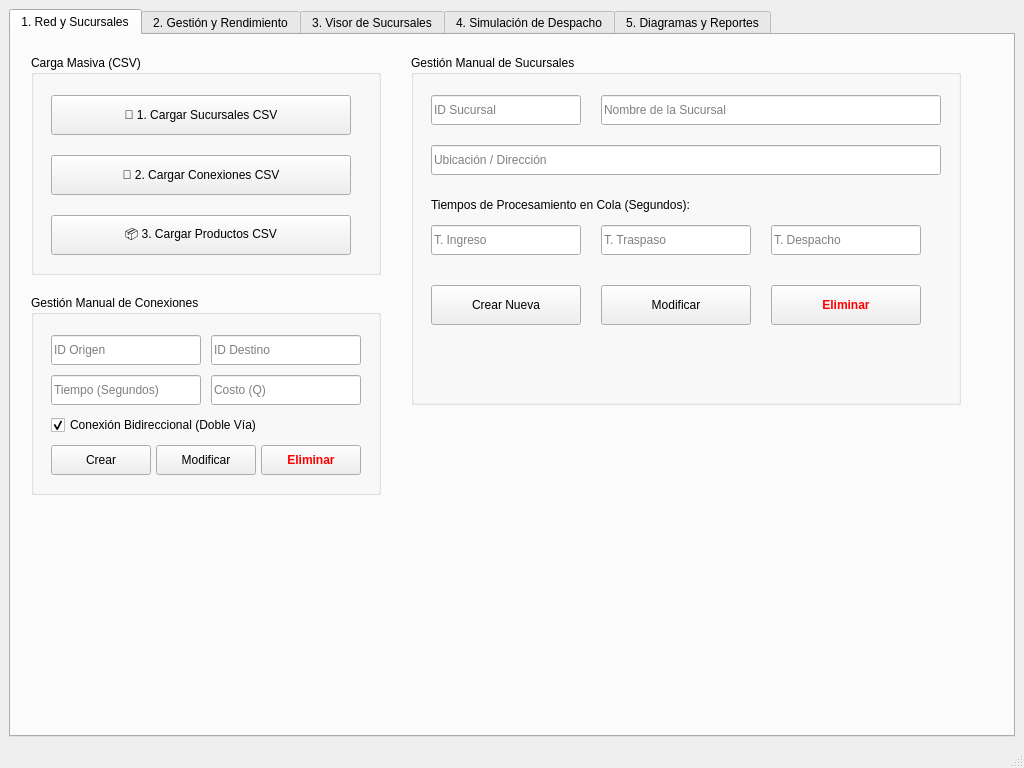
<?xml version="1.0" encoding="UTF-8"?>
<ui version="4.0">
    <class>MainWindow</class>
    <widget class="QMainWindow" name="MainWindow">
        <property name="geometry">
            <rect>
                <x>0</x>
                <y>0</y>
                <width>1024</width>
                <height>768</height>
            </rect>
        </property>
        <property name="windowTitle">
            <string>Sistema de Gestión Logística</string>
        </property>
        <widget class="QWidget" name="centralwidget">
            <layout class="QVBoxLayout" name="verticalLayout">
                <item>
                    <widget class="QTabWidget" name="tabMenu">
                        <property name="currentIndex">
                            <number>0</number>
                        </property>

                        <widget class="QWidget" name="tabCarga">
                            <attribute name="title"><string>1. Red y Sucursales</string></attribute>

                            <widget class="QGroupBox" name="grpMasiva">
                                <property name="geometry"><rect><x>20</x><y>20</y><width>350</width><height>220</height></rect></property>
                                <property name="title"><string>Carga Masiva (CSV)</string></property>
                                <widget class="QPushButton" name="btnCargarSucursales"><property name="geometry"><rect><x>20</x><y>40</y><width>300</width><height>40</height></rect></property><property name="text"><string>📄 1. Cargar Sucursales CSV</string></property></widget>
                                <widget class="QPushButton" name="btnCargarConexiones"><property name="geometry"><rect><x>20</x><y>100</y><width>300</width><height>40</height></rect></property><property name="text"><string>🔗 2. Cargar Conexiones CSV</string></property></widget>
                                <widget class="QPushButton" name="btnCargarProductos"><property name="geometry"><rect><x>20</x><y>160</y><width>300</width><height>40</height></rect></property><property name="text"><string>📦 3. Cargar Productos CSV</string></property></widget>
                            </widget>

                            <widget class="QGroupBox" name="grpConexiones">
                                <property name="geometry"><rect><x>20</x><y>260</y><width>350</width><height>200</height></rect></property>
                                <property name="title"><string>Gestión Manual de Conexiones</string></property>

                                <widget class="QLineEdit" name="txtConnOrigen"><property name="geometry"><rect><x>20</x><y>40</y><width>150</width><height>30</height></rect></property><property name="placeholderText"><string>ID Origen</string></property></widget>
                                <widget class="QLineEdit" name="txtConnDestino"><property name="geometry"><rect><x>180</x><y>40</y><width>150</width><height>30</height></rect></property><property name="placeholderText"><string>ID Destino</string></property></widget>

                                <widget class="QLineEdit" name="txtConnTiempo"><property name="geometry"><rect><x>20</x><y>80</y><width>150</width><height>30</height></rect></property><property name="placeholderText"><string>Tiempo (Segundos)</string></property></widget>
                                <widget class="QLineEdit" name="txtConnCosto"><property name="geometry"><rect><x>180</x><y>80</y><width>150</width><height>30</height></rect></property><property name="placeholderText"><string>Costo (Q)</string></property></widget>

                                <widget class="QCheckBox" name="chkBidireccional"><property name="geometry"><rect><x>20</x><y>120</y><width>310</width><height>20</height></rect></property><property name="text"><string>Conexión Bidireccional (Doble Vía)</string></property><property name="checked"><bool>true</bool></property></widget>

                                <widget class="QPushButton" name="btnCrearConexion"><property name="geometry"><rect><x>20</x><y>150</y><width>100</width><height>30</height></rect></property><property name="text"><string>Crear</string></property></widget>
                                <widget class="QPushButton" name="btnModificarConexion"><property name="geometry"><rect><x>125</x><y>150</y><width>100</width><height>30</height></rect></property><property name="text"><string>Modificar</string></property></widget>
                                <widget class="QPushButton" name="btnEliminarConexion"><property name="geometry"><rect><x>230</x><y>150</y><width>100</width><height>30</height></rect></property><property name="text"><string>Eliminar</string></property><property name="styleSheet"><string>color: red; font-weight: bold;</string></property></widget>
                            </widget>

                            <widget class="QGroupBox" name="grpCRUD">
                                <property name="geometry"><rect><x>400</x><y>20</y><width>550</width><height>350</height></rect></property>
                                <property name="title"><string>Gestión Manual de Sucursales</string></property>
                                <widget class="QLineEdit" name="txtSucId"><property name="geometry"><rect><x>20</x><y>40</y><width>150</width><height>30</height></rect></property><property name="placeholderText"><string>ID Sucursal</string></property></widget>
                                <widget class="QLineEdit" name="txtSucNombre"><property name="geometry"><rect><x>190</x><y>40</y><width>340</width><height>30</height></rect></property><property name="placeholderText"><string>Nombre de la Sucursal</string></property></widget>
                                <widget class="QLineEdit" name="txtSucUbi"><property name="geometry"><rect><x>20</x><y>90</y><width>510</width><height>30</height></rect></property><property name="placeholderText"><string>Ubicación / Dirección</string></property></widget>
                                <widget class="QLabel" name="lblTiempos"><property name="geometry"><rect><x>20</x><y>140</y><width>500</width><height>20</height></rect></property><property name="text"><string>Tiempos de Procesamiento en Cola (Segundos):</string></property></widget>
                                <widget class="QLineEdit" name="txtSucTI"><property name="geometry"><rect><x>20</x><y>170</y><width>150</width><height>30</height></rect></property><property name="placeholderText"><string>T. Ingreso</string></property></widget>
                                <widget class="QLineEdit" name="txtSucTT"><property name="geometry"><rect><x>190</x><y>170</y><width>150</width><height>30</height></rect></property><property name="placeholderText"><string>T. Traspaso</string></property></widget>
                                <widget class="QLineEdit" name="txtSucTD"><property name="geometry"><rect><x>360</x><y>170</y><width>150</width><height>30</height></rect></property><property name="placeholderText"><string>T. Despacho</string></property></widget>
                                <widget class="QPushButton" name="btnCrearSucursal"><property name="geometry"><rect><x>20</x><y>230</y><width>150</width><height>40</height></rect></property><property name="text"><string>Crear Nueva</string></property></widget>
                                <widget class="QPushButton" name="btnModificarSucursal"><property name="geometry"><rect><x>190</x><y>230</y><width>150</width><height>40</height></rect></property><property name="text"><string>Modificar</string></property></widget>
                                <widget class="QPushButton" name="btnEliminarSucursal"><property name="geometry"><rect><x>360</x><y>230</y><width>150</width><height>40</height></rect></property><property name="text"><string>Eliminar</string></property><property name="styleSheet"><string>color: red; font-weight: bold;</string></property></widget>
                            </widget>
                        </widget>

                        <widget class="QWidget" name="tabGestion">
                            <attribute name="title"><string>2. Gestión y Rendimiento</string></attribute>

                            <widget class="QGroupBox" name="grpContexto">
                                <property name="geometry"><rect><x>20</x><y>10</y><width>960</width><height>60</height></rect></property>
                                <property name="title"><string>Contexto de Trabajo</string></property>
                                <widget class="QLabel" name="lblContexto"><property name="geometry"><rect><x>20</x><y>25</y><width>150</width><height>20</height></rect></property><property name="text"><string>ID Sucursal a Gestionar:</string></property></widget>
                                <widget class="QLineEdit" name="txtContextoSucursal"><property name="geometry"><rect><x>180</x><y>20</y><width>100</width><height>30</height></rect></property></widget>
                            </widget>

                            <!-- COLUMNA IZQUIERDA -->
                            <widget class="QGroupBox" name="grpCRUDProd">
                                <property name="geometry"><rect><x>20</x><y>80</y><width>300</width><height>440</height></rect></property>
                                <property name="title"><string>Operaciones Base (CRUD)</string></property>
                                <widget class="QLineEdit" name="txtManualNombre"><property name="geometry"><rect><x>20</x><y>30</y><width>260</width><height>30</height></rect></property><property name="placeholderText"><string>Nombre del Producto</string></property></widget>
                                <widget class="QLineEdit" name="txtManualCodigo"><property name="geometry"><rect><x>20</x><y>70</y><width>260</width><height>30</height></rect></property><property name="placeholderText"><string>Código de Barras (Hash)</string></property></widget>
                                <widget class="QLineEdit" name="txtManualCategoria"><property name="geometry"><rect><x>20</x><y>110</y><width>260</width><height>30</height></rect></property><property name="placeholderText"><string>Categoría (B+)</string></property></widget>
                                <widget class="QLineEdit" name="txtManualFecha"><property name="geometry"><rect><x>20</x><y>150</y><width>260</width><height>30</height></rect></property><property name="placeholderText"><string>Fecha YYYY-MM-DD (B)</string></property></widget>
                                <widget class="QLineEdit" name="txtManualMarca"><property name="geometry"><rect><x>20</x><y>190</y><width>260</width><height>30</height></rect></property><property name="placeholderText"><string>Marca</string></property></widget>
                                <widget class="QLineEdit" name="txtManualPrecio"><property name="geometry"><rect><x>20</x><y>230</y><width>260</width><height>30</height></rect></property><property name="placeholderText"><string>Precio</string></property></widget>
                                <widget class="QLineEdit" name="txtManualStock"><property name="geometry"><rect><x>20</x><y>270</y><width>260</width><height>30</height></rect></property><property name="placeholderText"><string>Stock</string></property></widget>
                                <widget class="QPushButton" name="btnAgregarManual"><property name="geometry"><rect><x>20</x><y>310</y><width>260</width><height>30</height></rect></property><property name="text"><string>Insertar en la Sucursal (+ Métricas)</string></property></widget>

                                <widget class="Line" name="lineSep"><property name="geometry"><rect><x>20</x><y>350</y><width>260</width><height>3</height></rect></property><property name="orientation"><enum>Qt::Horizontal</enum></property></widget>
                                <widget class="QLineEdit" name="txtEliminarCodigo"><property name="geometry"><rect><x>20</x><y>360</y><width>150</width><height>30</height></rect></property><property name="placeholderText"><string>Código a eliminar...</string></property></widget>
                                <widget class="QPushButton" name="btnEliminar"><property name="geometry"><rect><x>180</x><y>360</y><width>100</width><height>30</height></rect></property><property name="text"><string>Eliminar</string></property></widget>
                                <widget class="QPushButton" name="btnDeshacer"><property name="geometry"><rect><x>20</x><y>400</y><width>260</width><height>30</height></rect></property><property name="text"><string>⏪ Deshacer Último Ingreso (Rollback)</string></property></widget>
                            </widget>

                            <!-- BAJÓ A Y=530 -->
                            <widget class="QGroupBox" name="grpBusquedasCtrls">
                                <property name="geometry"><rect><x>20</x><y>530</y><width>300</width><height>190</height></rect></property>
                                <property name="title"><string>Controles de Búsqueda</string></property>
                                <widget class="QLineEdit" name="txtBuscarAVL"><property name="geometry"><rect><x>20</x><y>30</y><width>140</width><height>30</height></rect></property><property name="placeholderText"><string>Nombre...</string></property></widget>
                                <widget class="QPushButton" name="btnBuscarAVL"><property name="geometry"><rect><x>170</x><y>30</y><width>110</width><height>30</height></rect></property><property name="text"><string>Buscar (AVL)</string></property></widget>

                                <widget class="QLineEdit" name="txtBuscarHash"><property name="geometry"><rect><x>20</x><y>70</y><width>140</width><height>30</height></rect></property><property name="placeholderText"><string>Código...</string></property></widget>
                                <widget class="QPushButton" name="btnBuscarHash"><property name="geometry"><rect><x>170</x><y>70</y><width>110</width><height>30</height></rect></property><property name="text"><string>Buscar (Hash)</string></property></widget>

                                <widget class="QLineEdit" name="txtBuscarBPlus"><property name="geometry"><rect><x>20</x><y>110</y><width>140</width><height>30</height></rect></property><property name="placeholderText"><string>Categoría...</string></property></widget>
                                <widget class="QPushButton" name="btnBuscarBPlus"><property name="geometry"><rect><x>170</x><y>110</y><width>110</width><height>30</height></rect></property><property name="text"><string>Buscar (B+)</string></property></widget>

                                <widget class="QLineEdit" name="txtBuscarBInicio"><property name="geometry"><rect><x>20</x><y>150</y><width>65</width><height>30</height></rect></property><property name="placeholderText"><string>Inicio</string></property></widget>
                                <widget class="QLineEdit" name="txtBuscarBFin"><property name="geometry"><rect><x>95</x><y>150</y><width>65</width><height>30</height></rect></property><property name="placeholderText"><string>Fin</string></property></widget>
                                <widget class="QPushButton" name="btnBuscarB"><property name="geometry"><rect><x>170</x><y>150</y><width>110</width><height>30</height></rect></property><property name="text"><string>Rango (B-Tree)</string></property></widget>
                            </widget>

                            <!-- COLUMNA DERECHA -->
                            <!-- CRECIÓ A H=440 para emparejar con el lado izquierdo -->
                            <widget class="QGroupBox" name="grpConsolaDatos">
                                <property name="geometry"><rect><x>340</x><y>80</y><width>640</width><height>440</height></rect></property>
                                <property name="title"><string>Datos y Resultados de Operaciones</string></property>
                                <widget class="QListWidget" name="listaResultadosBusqueda">
                                    <property name="geometry"><rect><x>10</x><y>30</y><width>620</width><height>400</height></rect></property>
                                    <property name="styleSheet"><string>font-size: 14px;</string></property>
                                </widget>
                            </widget>

                            <!-- BAJÓ A Y=530 -->
                            <widget class="QGroupBox" name="grpRendimiento">
                                <property name="geometry"><rect><x>340</x><y>530</y><width>640</width><height>190</height></rect></property>
                                <property name="title"><string>Laboratorio de Rendimiento Analítico</string></property>

                                <widget class="QPushButton" name="btnListarAVL"><property name="geometry"><rect><x>10</x><y>30</y><width>170</width><height>30</height></rect></property><property name="text"><string>Listar In-Order (AVL)</string></property></widget>
                                <widget class="QPushButton" name="btnCompararTiempos"><property name="geometry"><rect><x>10</x><y>70</y><width>170</width><height>30</height></rect></property><property name="text"><string>Comparar Búsquedas</string></property></widget>
                                <widget class="QPushButton" name="btnCompararOrdenamiento"><property name="geometry"><rect><x>10</x><y>110</y><width>170</width><height>30</height></rect></property><property name="text"><string>Comparar Ordenamiento</string></property></widget>
                                <widget class="QPushButton" name="btnVerHistorial"><property name="geometry"><rect><x>10</x><y>150</y><width>170</width><height>30</height></rect></property><property name="text"><string>Ver Historial (Pila)</string></property></widget>

                                <widget class="QLabel" name="lblTiemposComparativa">
                                    <property name="geometry"><rect><x>190</x><y>30</y><width>440</width><height>150</height></rect></property>
                                    <property name="text"><string>Realiza una inserción, eliminación o búsqueda para generar las métricas...</string></property>
                                    <property name="alignment"><set>Qt::AlignCenter</set></property>
                                </widget>
                            </widget>
                        </widget>

                        <widget class="QWidget" name="tabVisor">
                            <attribute name="title">
                                <string>3. Visor de Sucursales</string>
                            </attribute>
                            <widget class="QLineEdit" name="txtIdSucursalVer">
                                <property name="geometry"><rect><x>20</x><y>20</y><width>150</width><height>30</height></rect></property>
                                <property name="placeholderText"><string>ID Sucursal...</string></property>
                            </widget>
                            <widget class="QComboBox" name="cbOrdenVisor">
                                <property name="geometry"><rect><x>180</x><y>20</y><width>220</width><height>30</height></rect></property>
                                <item><property name="text"><string>Orden Alfabético (AVL)</string></property></item>
                                <item><property name="text"><string>Por Categoría (B+)</string></property></item>
                                <item><property name="text"><string>Por Fecha de Expiración (B)</string></property></item>
                            </widget>
                            <widget class="QPushButton" name="btnVerPorSucursal">
                                <property name="geometry"><rect><x>410</x><y>20</y><width>150</width><height>30</height></rect></property>
                                <property name="text"><string>🔍 Cargar Inventario</string></property>
                            </widget>
                            <widget class="QTableWidget" name="tablaProductos">
                                <property name="geometry"><rect><x>20</x><y>70</y><width>950</width><height>580</height></rect></property>
                                <property name="editTriggers">
                                    <set>QAbstractItemView::NoEditTriggers</set> <!-- Evita que el usuario edite las celdas -->
                                </property>
                                <property name="selectionBehavior">
                                    <set>QAbstractItemView::SelectRows</set> <!-- Selecciona toda la fila al hacer clic -->
                                </property>
                                <property name="alternatingRowColors">
                                    <bool>true</bool> <!-- Filas de colores alternos para mejor lectura -->
                                </property>
                            </widget>
                        </widget>

                        <widget class="QWidget" name="tabSimulador">
                            <attribute name="title"><string>4. Simulación de Despacho</string></attribute>

                            <!-- Parámetros (Izquierda) -->
                            <widget class="QGroupBox" name="grpParametrosDespacho">
                                <property name="geometry"><rect><x>20</x><y>20</y><width>280</width><height>300</height></rect></property>
                                <property name="title"><string>Parámetros</string></property>
                                <widget class="QLineEdit" name="txtDespachoOrigen"><property name="geometry"><rect><x>20</x><y>40</y><width>240</width><height>30</height></rect></property><property name="placeholderText"><string>ID Origen</string></property></widget>
                                <widget class="QLineEdit" name="txtDespachoDestino"><property name="geometry"><rect><x>20</x><y>90</y><width>240</width><height>30</height></rect></property><property name="placeholderText"><string>ID Destino</string></property></widget>
                                <widget class="QLineEdit" name="txtDespachoCodigo"><property name="geometry"><rect><x>20</x><y>140</y><width>240</width><height>30</height></rect></property><property name="placeholderText"><string>Código Producto</string></property></widget>
                                <widget class="QRadioButton" name="rbOptTiempo"><property name="geometry"><rect><x>20</x><y>190</y><width>100</width><height>20</height></rect></property><property name="text"><string>Rápida</string></property><property name="checked"><bool>true</bool></property></widget>
                                <widget class="QRadioButton" name="rbOptCosto"><property name="geometry"><rect><x>140</x><y>190</y><width>100</width><height>20</height></rect></property><property name="text"><string>Barata</string></property></widget>
                                <widget class="QPushButton" name="btnIniciarDespacho"><property name="geometry"><rect><x>20</x><y>230</y><width>240</width><height>40</height></rect></property><property name="text"><string>🚀 Iniciar Simulación</string></property></widget>
                            </widget>

                            <!-- Log en Texto (Centro) -->
                            <widget class="QGroupBox" name="grpConsolaLogistica">
                                <property name="geometry"><rect><x>320</x><y>20</y><width>320</width><height>600</height></rect></property>
                                <property name="title"><string>Consola de Seguimiento</string></property>
                                <widget class="QListWidget" name="listaLogDespacho"><property name="geometry"><rect><x>10</x><y>30</y><width>300</width><height>550</height></rect></property><property name="styleSheet"><string>background-color: black; color: #00FF00; font-family: Consolas;</string></property></widget>
                            </widget>

                            <!-- Mapa de Animación (Derecha) -->
                            <widget class="QGroupBox" name="grpMapaSimulador">
                                <property name="geometry"><rect><x>660</x><y>20</y><width>340</width><height>600</height></rect></property>
                                <property name="title"><string>GPS Tracker (En Vivo)</string></property>
                                <widget class="QLabel" name="lblMapaAnimado">
                                    <property name="geometry"><rect><x>10</x><y>30</y><width>320</width><height>550</height></rect></property>
                                    <property name="text"><string>Esperando coordenadas...</string></property>
                                    <property name="alignment"><set>Qt::AlignCenter</set></property>
                                </widget>
                            </widget>

                        </widget>

                        <widget class="QWidget" name="tabReportes">
                            <attribute name="title">
                                <string>5. Diagramas y Reportes</string>
                            </attribute>
                            <widget class="QComboBox" name="cbEstructura">
                                <property name="geometry"><rect><x>20</x><y>20</y><width>200</width><height>30</height></rect></property>
                                <item><property name="text"><string>Mapa de Red</string></property></item>
                                <item><property name="text"><string>Tabla Hash</string></property></item>
                                <item><property name="text"><string>Árbol AVL</string></property></item>
                                <item><property name="text"><string>Árbol B</string></property></item>
                                <item><property name="text"><string>Árbol B+</string></property></item>
                            </widget>
                            <widget class="QLineEdit" name="txtReporteSucursalId">
                                <property name="geometry"><rect><x>230</x><y>20</y><width>150</width><height>30</height></rect></property>
                                <property name="placeholderText"><string>ID Sucursal</string></property>
                            </widget>
                            <widget class="QPushButton" name="btnGenerarReporte">
                                <property name="geometry"><rect><x>390</x><y>20</y><width>150</width><height>30</height></rect></property>
                                <property name="text"><string>Generar Diagrama</string></property>
                            </widget>
                            <widget class="QScrollArea" name="scrollArea">
                                <property name="geometry">
                                    <rect>
                                        <x>20</x>
                                        <y>60</y>
                                        <width>950</width>
                                        <height>600</height>
                                    </rect>
                                </property>
                                <property name="widgetResizable">
                                    <bool>false</bool>
                                </property>

                                <widget class="QWidget" name="scrollAreaWidgetContents">
                                    <layout class="QVBoxLayout" name="verticalLayout_2">
                                        <item>
                                            <widget class="QLabel" name="lblImagenReporte">
                                                <property name="text">
                                                    <string>El diagrama aparecerá aquí...</string>
                                                </property>
                                                <!-- Alineación al centro para que el zoom se vea mejor -->
                                                <property name="alignment">
                                                    <set>Qt::AlignCenter</set>
                                                </property>
                                                <!-- IMPORTANTE: No activar scaledContents -->
                                                <property name="scaledContents">
                                                    <bool>false</bool>
                                                </property>
                                            </widget>
                                        </item>
                                    </layout>
                                </widget>
                            </widget>

                            <!-- AGREGAR BOTONES DE ZOOM (dentro de tabReportes) -->
                            <widget class="QPushButton" name="btnZoomIn">
                                <property name="geometry">
                                    <rect><x>550</x><y>20</y><width>40</width><height>30</height></rect>
                                </property>
                                <property name="text"><string>+</string></property>
                            </widget>

                            <widget class="QPushButton" name="btnZoomOut">
                                <property name="geometry">
                                    <rect><x>600</x><y>20</y><width>40</width><height>30</height></rect>
                                </property>
                                <property name="text"><string>-</string></property>
                            </widget>
                        </widget>

                    </widget>
                </item>
            </layout>
        </widget>
        <widget class="QMenuBar" name="menubar">
            <property name="geometry"><rect><x>0</x><y>0</y><width>1024</width><height>21</height></rect></property>
        </widget>
        <widget class="QStatusBar" name="statusbar"/>
    </widget>
    <resources/>
    <connections/>
</ui>
